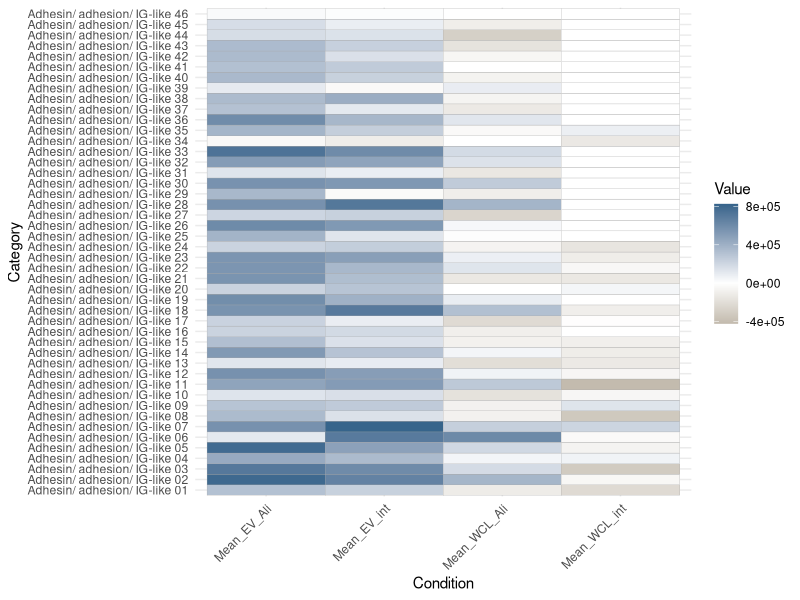

This figure's R source:
##########################
## adhesin heatmap_Mean ##
##########################

#set working directory 
setwd("C:/Users/o_weinberv/Nextcloud/Viktoria/PHD/01_VW PAPERS/VESICLE PAPER/PROTEOMICS/final_proteomics_files")

#load packages
library(reshape2)
library(ggplot2)

#Import data
data <- read.csv("adhesin_annotation_mean.csv", sep = ";")
View(data)


#adjust data frame
df_melted <- melt(data, id.vars = "Category", variable.name = "Condition", value.name = "Value")

# Check the melted data frame structure
print(df_melted)
View(df_melted)

heatmap_plot <- ggplot(df_melted, aes(x = Condition, y = Category)) +
  geom_tile(aes(fill = Value), color = "darkgray") +
  scale_fill_gradient2(low = "wheat4", high = "steelblue4", mid = "white", name = "Value", midpoint = 0) +
  theme_minimal() +
  theme(axis.text.x = element_text(angle = 45, hjust = 1))


# Display the plot
print(heatmap_plot)

svglite::svglite(filename = "adhesin_heatmap_mean.svg", width = 10, height = 8)
print(heatmap_plot)
dev.off()
